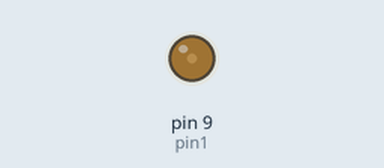
Recording of a sketch running on a simulated Arduino Uno, built with avr-gcc and run on an emulated ATmega328P. On the bench: output pins drawn as LEDs (lit = HIGH).

Above: at 0.05 s.
At 0.95 s:
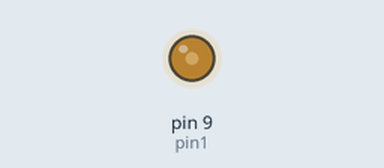
At 1.9 s:
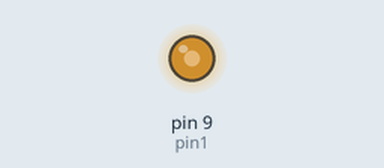
At 3.75 s:
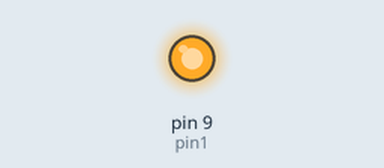
Timing chart, 0 to 8.6 s (numbered marks = the images above):
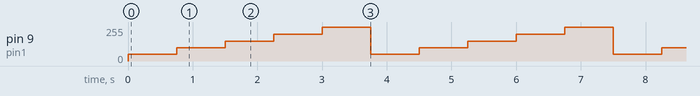

The sketch:

5_PROGRAMA_Datos_analogicos.ino
```cpp
int pin1=9,brilloled=50,brilloled1=100,brilloled2=150,brilloled3=200,brilloled4=255,wait=750;
void setup() {
  pinMode(pin1,OUTPUT);
}

void loop() {
  analogWrite(pin1,brilloled);//Esta función tiene valores desde 0-255
  delay(wait);
  analogWrite(pin1,brilloled1);//Esta función tiene valores desde 0-255
  delay(wait);
  analogWrite(pin1,brilloled2);//Esta función tiene valores desde 0-255
  delay(wait);
  analogWrite(pin1,brilloled3);//Esta función tiene valores desde 0-255
  delay(wait);
  analogWrite(pin1,brilloled4);//Esta función tiene valores desde 0-255
  delay(wait);


}
```

Measured:
- by itself, pin 9 (pin1): repeats every 3.8 s: 100/255 0.75 s, 150/255 0.75 s, 200/255 0.75 s, 255/255 0.75 s, 50/255 0.75 s
